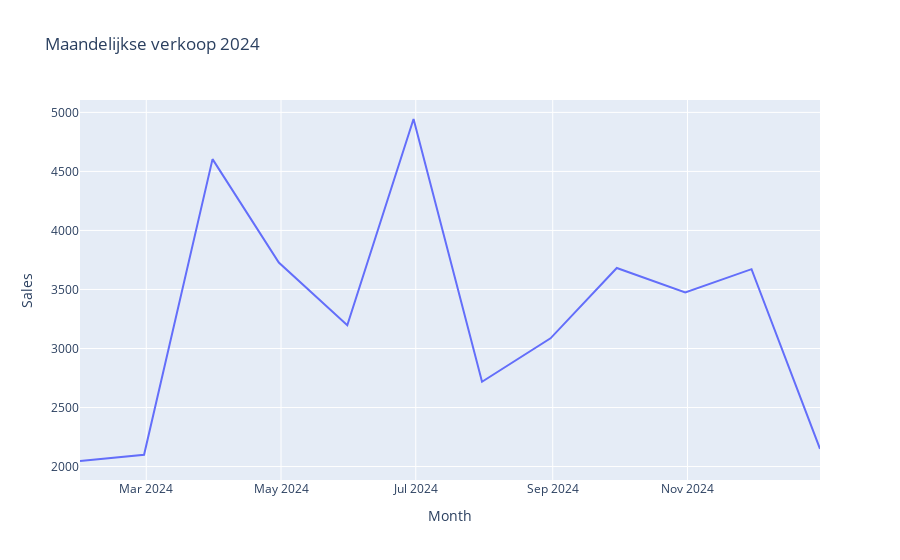

Notebook code cell kept with this figure:
### Markdown cell above
**Demo code met Plotly Express**
Hieronder enkele voorbeelden om te starten.

1. Lijnplot (line plot)

### Code cell
import plotly.express as px
import pandas as pd
import numpy as np

# Voorbeelddata: maandelijkse verkoop
months = pd.date_range(start='2024-01', periods=12, freq='M')
sales = np.random.randint(2000, 5000, size=12)
df = pd.DataFrame({'Month': months, 'Sales': sales})

fig = px.line(df, x='Month', y='Sales', title='Maandelijkse verkoop 2024')
fig.show()

### Figure 1 — Plotly figure (JSON) as saved in the notebook; plotly's stock layout.template omitted (floating-point values rounded to 4 significant figures)
{"data": [{"hovertemplate": "Month=%{x}<br>Sales=%{y}<extra></extra>", "legendgroup": "", "line": {"color": "#636efa", "dash": "solid"}, "marker": {"symbol": "circle"}, "mode": "lines", "name": "", "orientation": "v", "showlegend": false, "type": "scatter", "x": ["2024-01-31T00:00:00.000000000", "2024-02-29T00:00:00.000000000", "2024-03-31T00:00:00.000000000", "2024-04-30T00:00:00.000000000", "2024-05-31T00:00:00.000000000", "2024-06-30T00:00:00.000000000", "2024-07-31T00:00:00.000000000", "2024-08-31T00:00:00.000000000", "2024-09-30T00:00:00.000000000", "2024-10-31T00:00:00.000000000", "2024-11-30T00:00:00.000000000", "2024-12-31T00:00:00.000000000"], "xaxis": "x", "y": [2047, 2100, 4604, 3728, 3197, 4944, 2718, 3086, 3682, 3474, 3672, 2150], "yaxis": "y"}], "layout": {"legend": {"tracegroupgap": 0}, "title": {"text": "Maandelijkse verkoop 2024"}, "xaxis": {"anchor": "y", "domain": [0, 1], "title": {"text": "Month"}}, "yaxis": {"anchor": "x", "domain": [0, 1], "title": {"text": "Sales"}}}}
